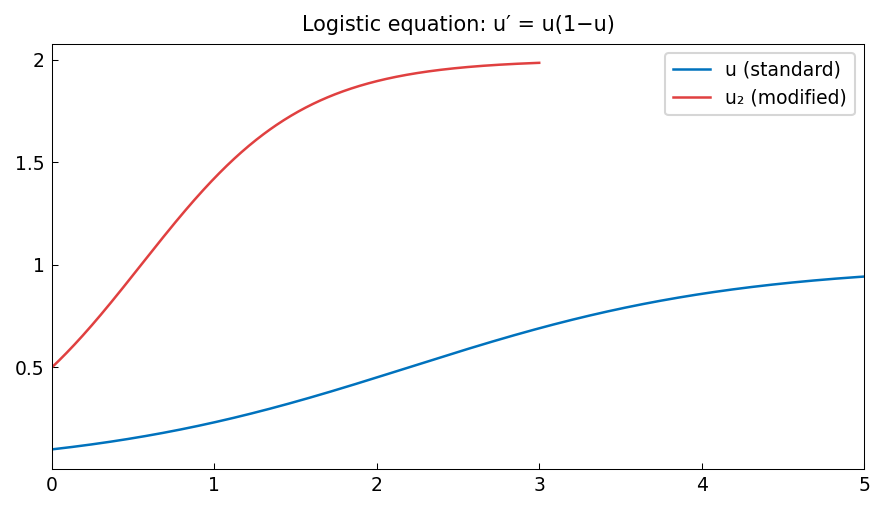

Python code for this plot:
"""Logistic equation and variants.

Solves the logistic ODE: u' = r*u*(1 - u/K) with exact solutions,
and a slight modification to demonstrate Chebfun's nonlinear solver.

Credit: Inspired by Chebfun ode-nonlin/Logistic.m.
Original MATLAB Chebfun: Copyright 2017 by The University of Oxford and
The Chebfun Developers. See https://www.chebfun.org/ for Chebfun information.
"""
import os

os.environ.setdefault("XLA_PYTHON_CLIENT_PREALLOCATE", "false")

import matplotlib

matplotlib.use("Agg")
import os
import sys

import jax.numpy as jnp
import matplotlib.pyplot as plt

sys.path.insert(0, os.path.join(os.path.dirname(__file__), '..', '..', 'src'))

from chebfunjax.plotting import chebfun_style

chebfun_style()

from chebfunjax.operators.chebop import Chebop
from chebfunjax.plotting import plot


def run():
    print("=" * 60)
    print("Logistic equation")
    print("=" * 60)

    # --- Standard logistic: u' = u*(1-u), u(0) = u0 ------------------
    # Exact: u(t) = u0 / (u0 + (1-u0)*exp(-t))
    r = 1.0  # growth rate
    K = 1.0  # carrying capacity
    u0 = 0.1  # initial population fraction

    dom = (0.0, 5.0)
    exact = lambda t: u0 / (u0 + (1.0 - u0) * jnp.exp(-t))

    # Solve as BVP: u(0) = u0, u(5) = exact(5)
    N = Chebop(lambda t, u: u.diff() - r * u * (1.0 - u / K), domain=dom)
    N.lbc = u0
    N.rbc = float(exact(jnp.array(5.0)))

    u = N.solve(0.0)
    print("\nLogistic ODE u' = u*(1-u) on [0, 5]:")
    print(f"  u(0) = {float(u(jnp.array(0.0))):.12f}  (exact: {u0})")
    print(f"  Chebfun length: {len(u)}")

    t_test = jnp.linspace(0.0, 5.0, 300)
    err = float(jnp.max(jnp.abs(u(t_test) - exact(t_test))))
    print(f"  Max error vs exact: {err:.2e}")
    assert err < 1e-6, f"Logistic error too large: {err}"

    # Verify that u approaches carrying capacity K
    u_final = float(u(jnp.array(5.0)))
    print(f"  u(5) = {u_final:.12f}  (K = {K})")

    # --- Second logistic: u' = 2*u*(1 - u/2), u(0) = 0.5 ------------
    # Exact: u(t) = 2 / (1 + 3*exp(-2*t)) * 0.5 ... actually
    # u' = r*u*(1 - u/K) with r=2, K=2: exact u(t) = K*u0 / (u0 + (K-u0)*exp(-r*t))
    r2, K2, u0_2 = 2.0, 2.0, 0.5
    dom2 = (0.0, 3.0)
    exact2 = lambda t: K2 * u0_2 / (u0_2 + (K2 - u0_2) * jnp.exp(-r2 * t))
    N2 = Chebop(lambda t, u: u.diff() - r2 * u * (1.0 - u / K2), domain=dom2)
    N2.lbc = u0_2
    N2.rbc = float(exact2(jnp.array(3.0)))
    u2 = N2.solve(0.0)
    t_test2 = jnp.linspace(0.0, 3.0, 300)
    err2 = float(jnp.max(jnp.abs(u2(t_test2) - exact2(t_test2))))
    print("\nLogistic (r=2, K=2) on [0, 3]:")
    print(f"  Max error vs exact: {err2:.2e}")
    assert err2 < 1e-5, f"Logistic (r=2,K=2) error too large: {err2}"

    # --- Plots -------------------------------------------------------
    _here = os.path.dirname(os.path.abspath(__file__))
    fig, ax = plot(u, title="Logistic equation: u′ = u(1−u)",
                   label="u (standard)")
    plot(u2, ax=ax, color="#E04040", label="u₂ (modified)")
    ax.legend(fontsize=9)
    fig.savefig(os.path.join(_here, "logistic_equation.png"),
                dpi=150, bbox_inches="tight")
    plt.close(fig)

    print("\nAll assertions passed.")
    return True

if __name__ == "__main__":
    run()
